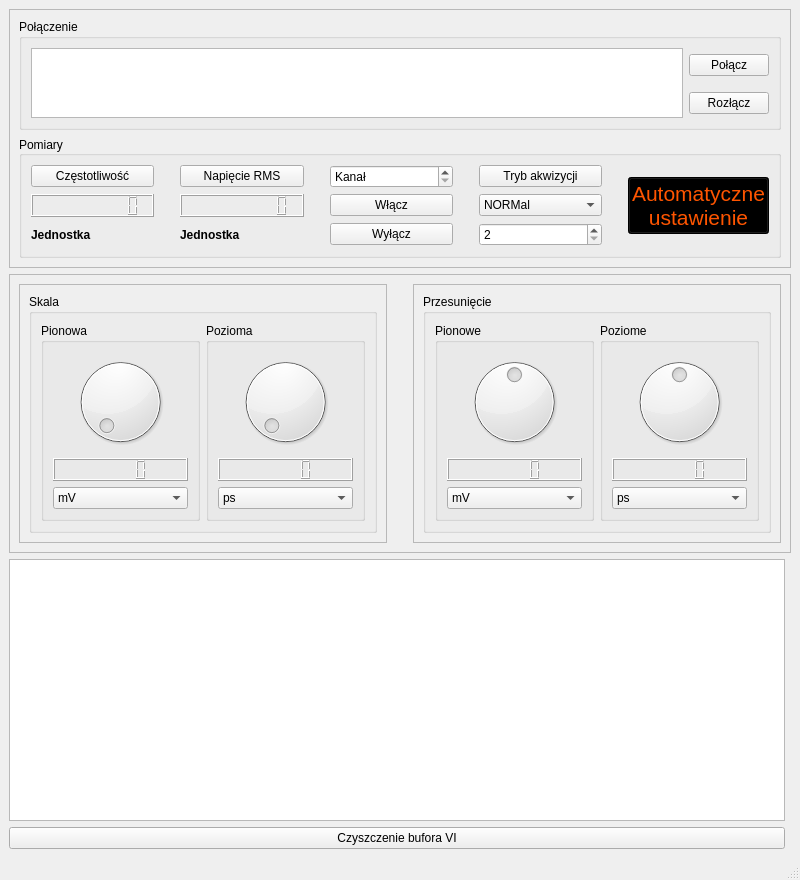
<?xml version="1.0" encoding="UTF-8"?>
<ui version="4.0">
 <class>MainWindow</class>
 <widget class="QMainWindow" name="MainWindow">
  <property name="geometry">
   <rect>
    <x>0</x>
    <y>0</y>
    <width>800</width>
    <height>880</height>
   </rect>
  </property>
  <property name="sizePolicy">
   <sizepolicy hsizetype="Minimum" vsizetype="Minimum">
    <horstretch>0</horstretch>
    <verstretch>0</verstretch>
   </sizepolicy>
  </property>
  <property name="windowTitle">
   <string notr="true">QtScopeControl</string>
  </property>
  <widget class="QWidget" name="centralwidget">
   <layout class="QGridLayout" name="gridLayout_3">
    <item row="1" column="0" colspan="2">
     <widget class="QFrame" name="frame">
      <property name="frameShape">
       <enum>QFrame::Shape::StyledPanel</enum>
      </property>
      <property name="frameShadow">
       <enum>QFrame::Shadow::Raised</enum>
      </property>
      <layout class="QGridLayout" name="gridLayout_11">
       <item row="0" column="0">
        <widget class="QFrame" name="ScaleFrame">
         <property name="frameShape">
          <enum>QFrame::Shape::StyledPanel</enum>
         </property>
         <property name="frameShadow">
          <enum>QFrame::Shadow::Raised</enum>
         </property>
         <layout class="QHBoxLayout" name="horizontalLayout">
          <item>
           <widget class="QGroupBox" name="ScaleGroupbox">
            <property name="title">
             <string>Skala</string>
            </property>
            <layout class="QGridLayout" name="gridLayout_4">
             <item row="0" column="1">
              <widget class="QGroupBox" name="HScaleGroupbox">
               <property name="title">
                <string>Pozioma</string>
               </property>
               <layout class="QGridLayout" name="gridLayout_6">
                <item row="1" column="0">
                 <widget class="QLCDNumber" name="HScaleLCD"/>
                </item>
                <item row="0" column="0">
                 <widget class="QDial" name="HScaleDial">
                  <property name="minimum">
                   <number>1</number>
                  </property>
                  <property name="maximum">
                   <number>1001</number>
                  </property>
                  <property name="pageStep">
                   <number>1</number>
                  </property>
                 </widget>
                </item>
                <item row="2" column="0">
                 <widget class="QComboBox" name="HScaleComboBox">
                  <item>
                   <property name="text">
                    <string>ps</string>
                   </property>
                  </item>
                  <item>
                   <property name="text">
                    <string>ns</string>
                   </property>
                  </item>
                  <item>
                   <property name="text">
                    <string>us</string>
                   </property>
                  </item>
                  <item>
                   <property name="text">
                    <string>ms</string>
                   </property>
                  </item>
                  <item>
                   <property name="text">
                    <string>s</string>
                   </property>
                  </item>
                 </widget>
                </item>
               </layout>
              </widget>
             </item>
             <item row="0" column="0">
              <widget class="QGroupBox" name="VScaleGroupbox">
               <property name="title">
                <string>Pionowa</string>
               </property>
               <layout class="QGridLayout" name="gridLayout_5">
                <item row="4" column="0">
                 <widget class="QComboBox" name="VScaleComboBox">
                  <item>
                   <property name="text">
                    <string>mV</string>
                   </property>
                  </item>
                  <item>
                   <property name="text">
                    <string>V</string>
                   </property>
                  </item>
                 </widget>
                </item>
                <item row="2" column="0">
                 <widget class="QLCDNumber" name="VScaleLCD"/>
                </item>
                <item row="0" column="0">
                 <widget class="QDial" name="VScaleDial">
                  <property name="minimum">
                   <number>1</number>
                  </property>
                  <property name="maximum">
                   <number>1001</number>
                  </property>
                  <property name="pageStep">
                   <number>1</number>
                  </property>
                 </widget>
                </item>
               </layout>
              </widget>
             </item>
            </layout>
           </widget>
          </item>
         </layout>
        </widget>
       </item>
       <item row="0" column="2">
        <widget class="QFrame" name="OffsetFrame">
         <property name="frameShape">
          <enum>QFrame::Shape::StyledPanel</enum>
         </property>
         <property name="frameShadow">
          <enum>QFrame::Shadow::Raised</enum>
         </property>
         <layout class="QHBoxLayout" name="horizontalLayout_2">
          <item>
           <widget class="QGroupBox" name="OffsetGroupbox">
            <property name="title">
             <string>Przesunięcie</string>
            </property>
            <layout class="QGridLayout" name="gridLayout_7">
             <item row="0" column="0">
              <widget class="QGroupBox" name="VOffsetGroupbox">
               <property name="title">
                <string>Pionowe</string>
               </property>
               <layout class="QGridLayout" name="gridLayout_8">
                <item row="0" column="0">
                 <widget class="QDial" name="VOffsetDial">
                  <property name="minimum">
                   <number>-1001</number>
                  </property>
                  <property name="maximum">
                   <number>1001</number>
                  </property>
                  <property name="pageStep">
                   <number>1</number>
                  </property>
                  <property name="value">
                   <number>0</number>
                  </property>
                 </widget>
                </item>
                <item row="1" column="0">
                 <widget class="QLCDNumber" name="VOffsetLCD"/>
                </item>
                <item row="2" column="0">
                 <widget class="QComboBox" name="VOffsetComboBox">
                  <item>
                   <property name="text">
                    <string>mV</string>
                   </property>
                  </item>
                  <item>
                   <property name="text">
                    <string>V</string>
                   </property>
                  </item>
                 </widget>
                </item>
               </layout>
              </widget>
             </item>
             <item row="0" column="1">
              <widget class="QGroupBox" name="groupBox_4">
               <property name="title">
                <string>Poziome</string>
               </property>
               <layout class="QGridLayout" name="gridLayout_9">
                <item row="0" column="0">
                 <widget class="QDial" name="HOffsetDial">
                  <property name="minimum">
                   <number>-1001</number>
                  </property>
                  <property name="maximum">
                   <number>1001</number>
                  </property>
                  <property name="pageStep">
                   <number>1</number>
                  </property>
                 </widget>
                </item>
                <item row="1" column="0">
                 <widget class="QLCDNumber" name="HOffsetLCD"/>
                </item>
                <item row="2" column="0">
                 <widget class="QComboBox" name="HOffsetComboBox">
                  <item>
                   <property name="text">
                    <string>ps</string>
                   </property>
                  </item>
                  <item>
                   <property name="text">
                    <string>ns</string>
                   </property>
                  </item>
                  <item>
                   <property name="text">
                    <string>us</string>
                   </property>
                  </item>
                  <item>
                   <property name="text">
                    <string>ms</string>
                   </property>
                  </item>
                  <item>
                   <property name="text">
                    <string>s</string>
                   </property>
                  </item>
                 </widget>
                </item>
               </layout>
              </widget>
             </item>
            </layout>
           </widget>
          </item>
         </layout>
        </widget>
       </item>
       <item row="0" column="1">
        <spacer name="verticalSpacer">
         <property name="orientation">
          <enum>Qt::Orientation::Vertical</enum>
         </property>
         <property name="sizeType">
          <enum>QSizePolicy::Policy::Minimum</enum>
         </property>
         <property name="sizeHint" stdset="0">
          <size>
           <width>20</width>
           <height>40</height>
          </size>
         </property>
        </spacer>
       </item>
      </layout>
     </widget>
    </item>
    <item row="3" column="0">
     <widget class="QPushButton" name="ViClearPushButton">
      <property name="text">
       <string>Czyszczenie bufora VI</string>
      </property>
     </widget>
    </item>
    <item row="0" column="0" colspan="2">
     <widget class="QFrame" name="MeasurementsFrame">
      <property name="sizePolicy">
       <sizepolicy hsizetype="MinimumExpanding" vsizetype="Maximum">
        <horstretch>0</horstretch>
        <verstretch>0</verstretch>
       </sizepolicy>
      </property>
      <property name="frameShape">
       <enum>QFrame::Shape::StyledPanel</enum>
      </property>
      <property name="frameShadow">
       <enum>QFrame::Shadow::Raised</enum>
      </property>
      <layout class="QGridLayout" name="gridLayout" rowstretch="1,5">
       <item row="0" column="0">
        <widget class="QGroupBox" name="ConnectionGroupbox">
         <property name="sizePolicy">
          <sizepolicy hsizetype="Preferred" vsizetype="Maximum">
           <horstretch>0</horstretch>
           <verstretch>0</verstretch>
          </sizepolicy>
         </property>
         <property name="title">
          <string>Połączenie</string>
         </property>
         <layout class="QGridLayout" name="gridLayout_10">
          <item row="0" column="0" rowspan="2">
           <widget class="QPlainTextEdit" name="InstrumentStringTextEdit">
            <property name="sizePolicy">
             <sizepolicy hsizetype="MinimumExpanding" vsizetype="Maximum">
              <horstretch>0</horstretch>
              <verstretch>0</verstretch>
             </sizepolicy>
            </property>
           </widget>
          </item>
          <item row="0" column="1">
           <widget class="QPushButton" name="ConnectPushButton">
            <property name="text">
             <string>Połącz</string>
            </property>
           </widget>
          </item>
          <item row="1" column="1">
           <widget class="QPushButton" name="DisconnectPushButton">
            <property name="text">
             <string>Rozłącz</string>
            </property>
           </widget>
          </item>
         </layout>
        </widget>
       </item>
       <item row="1" column="0">
        <widget class="QGroupBox" name="MeasurementsGroupbox">
         <property name="sizePolicy">
          <sizepolicy hsizetype="Preferred" vsizetype="Fixed">
           <horstretch>0</horstretch>
           <verstretch>0</verstretch>
          </sizepolicy>
         </property>
         <property name="title">
          <string>Pomiary</string>
         </property>
         <property name="alignment">
          <set>Qt::AlignmentFlag::AlignJustify|Qt::AlignmentFlag::AlignVCenter</set>
         </property>
         <layout class="QGridLayout" name="gridLayout_2">
          <item row="2" column="4">
           <widget class="QPushButton" name="ChannelVisibilityDisablePushButton">
            <property name="text">
             <string>Wyłącz</string>
            </property>
           </widget>
          </item>
          <item row="0" column="5" rowspan="3">
           <spacer name="verticalSpacer_6">
            <property name="orientation">
             <enum>Qt::Orientation::Vertical</enum>
            </property>
            <property name="sizeType">
             <enum>QSizePolicy::Policy::Minimum</enum>
            </property>
            <property name="sizeHint" stdset="0">
             <size>
              <width>20</width>
              <height>40</height>
             </size>
            </property>
           </spacer>
          </item>
          <item row="0" column="8" rowspan="3">
           <widget class="QPushButton" name="AutoscalePushbutton">
            <property name="font">
             <font>
              <pointsize>16</pointsize>
             </font>
            </property>
            <property name="styleSheet">
             <string notr="true">QPushButton {
	background-color: black;
	color: rgb(255, 85, 0);
}

QPushButton:hover {
	background-color: grey;
}

QPushButton:pressed {
	background-color: white;
}</string>
            </property>
            <property name="text">
             <string>Automatyczne
ustawienie</string>
            </property>
           </widget>
          </item>
          <item row="0" column="6">
           <widget class="QPushButton" name="AcqModePushbutton">
            <property name="text">
             <string>Tryb akwizycji</string>
            </property>
           </widget>
          </item>
          <item row="1" column="2">
           <widget class="QLCDNumber" name="VrmsLCD">
            <property name="digitCount">
             <number>9</number>
            </property>
           </widget>
          </item>
          <item row="0" column="7" rowspan="3">
           <spacer name="verticalSpacer_7">
            <property name="orientation">
             <enum>Qt::Orientation::Vertical</enum>
            </property>
            <property name="sizeType">
             <enum>QSizePolicy::Policy::Minimum</enum>
            </property>
            <property name="sizeHint" stdset="0">
             <size>
              <width>20</width>
              <height>40</height>
             </size>
            </property>
           </spacer>
          </item>
          <item row="0" column="1" rowspan="3">
           <spacer name="verticalSpacer_4">
            <property name="orientation">
             <enum>Qt::Orientation::Vertical</enum>
            </property>
            <property name="sizeType">
             <enum>QSizePolicy::Policy::Minimum</enum>
            </property>
            <property name="sizeHint" stdset="0">
             <size>
              <width>20</width>
              <height>40</height>
             </size>
            </property>
           </spacer>
          </item>
          <item row="1" column="0">
           <widget class="QLCDNumber" name="FrequencyLCD">
            <property name="digitCount">
             <number>9</number>
            </property>
           </widget>
          </item>
          <item row="1" column="4">
           <widget class="QPushButton" name="ChannelVisibilityEnablePushButton">
            <property name="text">
             <string>Włącz</string>
            </property>
           </widget>
          </item>
          <item row="1" column="6">
           <widget class="QComboBox" name="AcqModeComboBox">
            <property name="editable">
             <bool>false</bool>
            </property>
            <property name="currentText">
             <string>NORMal</string>
            </property>
            <item>
             <property name="text">
              <string>NORMal</string>
             </property>
            </item>
            <item>
             <property name="text">
              <string>AVERage</string>
             </property>
            </item>
            <item>
             <property name="text">
              <string>HRESolution</string>
             </property>
            </item>
           </widget>
          </item>
          <item row="0" column="2">
           <widget class="QPushButton" name="VrmsPushbutton">
            <property name="text">
             <string>Napięcie RMS</string>
            </property>
           </widget>
          </item>
          <item row="0" column="3" rowspan="3">
           <spacer name="verticalSpacer_5">
            <property name="orientation">
             <enum>Qt::Orientation::Vertical</enum>
            </property>
            <property name="sizeType">
             <enum>QSizePolicy::Policy::Minimum</enum>
            </property>
            <property name="sizeHint" stdset="0">
             <size>
              <width>20</width>
              <height>40</height>
             </size>
            </property>
           </spacer>
          </item>
          <item row="2" column="6">
           <widget class="QSpinBox" name="AcqCountSpinBox">
            <property name="specialValueText">
             <string/>
            </property>
            <property name="minimum">
             <number>2</number>
            </property>
            <property name="maximum">
             <number>512</number>
            </property>
           </widget>
          </item>
          <item row="0" column="0">
           <widget class="QPushButton" name="FrequencyPushbutton">
            <property name="text">
             <string>Częstotliwość</string>
            </property>
           </widget>
          </item>
          <item row="0" column="4">
           <widget class="QSpinBox" name="ChannelSpinbox">
            <property name="specialValueText">
             <string>Kanał</string>
            </property>
            <property name="maximum">
             <number>4</number>
            </property>
           </widget>
          </item>
          <item row="2" column="0">
           <widget class="QLabel" name="FrequencyResultLabel">
            <property name="sizePolicy">
             <sizepolicy hsizetype="Minimum" vsizetype="Minimum">
              <horstretch>0</horstretch>
              <verstretch>0</verstretch>
             </sizepolicy>
            </property>
            <property name="styleSheet">
             <string notr="true">QLabel {
	font-weight: bold;
	text-align: center;
}</string>
            </property>
            <property name="text">
             <string>Jednostka</string>
            </property>
           </widget>
          </item>
          <item row="2" column="2">
           <widget class="QLabel" name="VrmsResultLabel">
            <property name="styleSheet">
             <string notr="true">QLabel {
	font-weight: bold;
	text-align: center;
}</string>
            </property>
            <property name="text">
             <string>Jednostka</string>
            </property>
           </widget>
          </item>
         </layout>
        </widget>
       </item>
      </layout>
     </widget>
    </item>
    <item row="2" column="0">
     <widget class="QTextEdit" name="logTextEdit"/>
    </item>
   </layout>
  </widget>
  <widget class="QMenuBar" name="menubar">
   <property name="geometry">
    <rect>
     <x>0</x>
     <y>0</y>
     <width>800</width>
     <height>24</height>
    </rect>
   </property>
  </widget>
  <widget class="QStatusBar" name="statusbar"/>
 </widget>
 <resources/>
 <connections/>
</ui>
